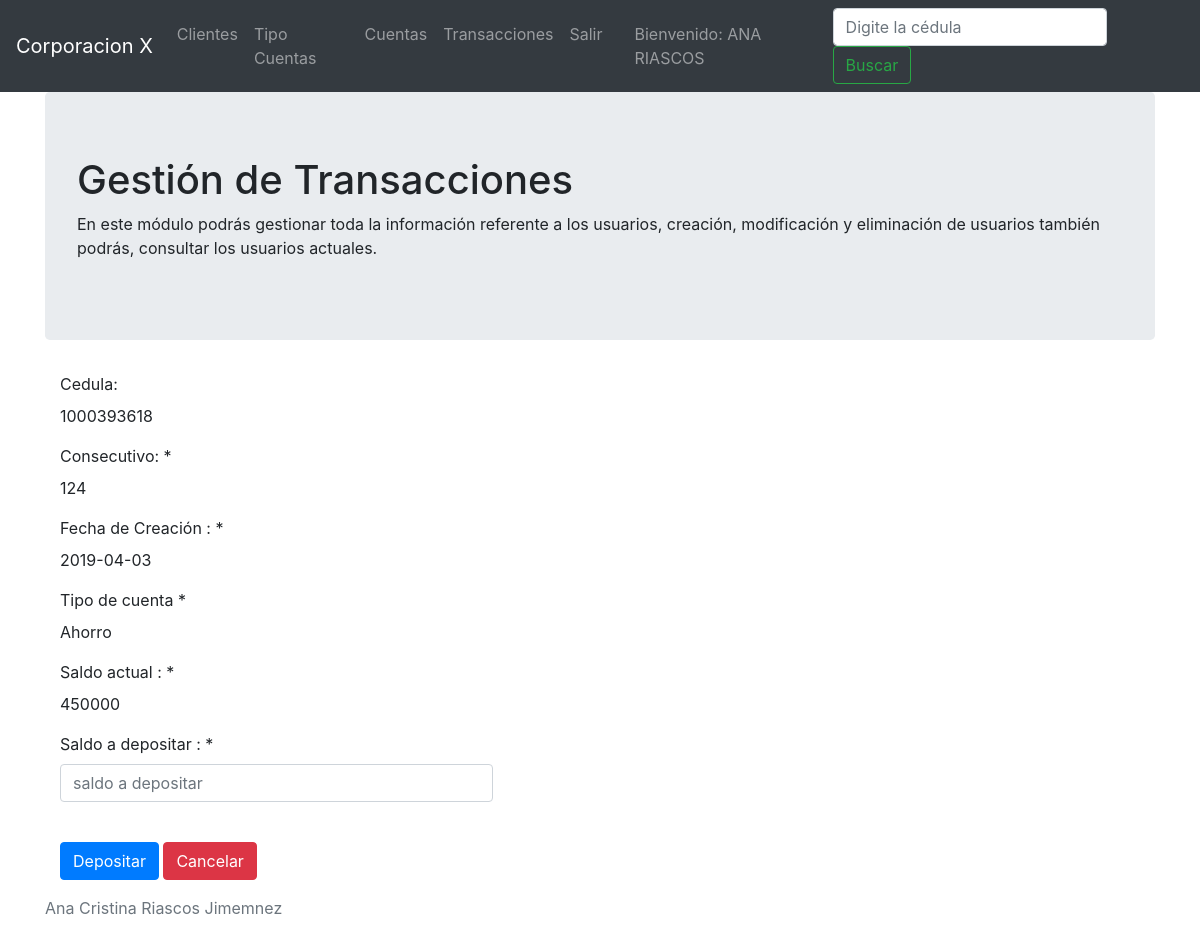
Screenshot of /controller/transacciones.php?accion=Depositar&id=1000393618&id2=124 (signed in) with the database file from the repository.
### tables this page shows
CREATE TABLE `cuentas` (
  `consecutivo` int(11) NOT NULL,
  `fechaCreacion` date DEFAULT NULL,
  `cedulaCliente` varchar(10) DEFAULT NULL,
  `idTipoCuenta` int(11) DEFAULT NULL,
  `saldo` int(11) DEFAULT NULL
);

CREATE TABLE `tipocuentas` (
  `idTipoCuenta` int(11) NOT NULL,
  `descripcion` varchar(50) DEFAULT NULL
);

### model/transaccionesM.php (called while the page is built, shortened)
<?php
    class transaccionesM {
		public static function findById($cedula, $consecutivo){
			include ("connection.php");
			$usuario =  mysqli_query($conexion,"select * from cuentas u where u.cedulaCliente  = '".$cedula."' and u.consecutivo = '".$consecutivo."';")
			or die("Problemas en el select".mysqli_error($conexion));
			return mysqli_fetch_array($usuario);
		}
    }

### view/transacciones/depositar.php (the view, shortened to what this page needs)
<div class="container">
	 <div class="jumbotron">
        <h1>Gestión de Transacciones</h1>
        <p>En este módulo podrás gestionar toda la información referente a los usuarios, creación, modificación y eliminación de usuarios
				también podrás, consultar los usuarios actuales.</p>
      </div>
<?php
	include ("../model/connection.php");
	$listaTipoCuentasSelect = mysqli_query($conexion,"select * from tipoCuentas;")
					or die("Problemas en el select".mysqli_error($conexion));
?>
	 <form class="form-horizontal" id="idForma" method="post" action="../controller/transacciones.php?accion=guardarDeposito">
		<fieldset>
        <div class="form-group">
            <label class="col-md-4 control-label" for="cedulaID">Cedula: </label>
            <div class="col-md-4">
            <?php echo $cuenta['cedulaCliente'] ?>
            </div>
        </div>
		<div class="form-group">
		  <label class="col-md-4 control-label" for="nombreCompletoID">Consecutivo: *</label>
		  <div class="col-md-5">
		  <?php echo $cuenta['consecutivo'] ?>
		  </div>
		</div>
		<div class="form-group">
		  <label class="col-md-4 control-label" for="fechaCreacionID">Fecha de Creación : *</label>
		  <div class="col-md-5">
          <?php echo $cuenta['fechaCreacion'] ?>
		  </div>
		</div>
		<div class="form-group">
		  <label class="col-md-4 control-label" for="idTipoCuentaID">Tipo de cuenta *</label>
		  <div class="col-md-2">
			<div class="input-group">
                <?php while($data = mysqli_fetch_array($listaTipoCuentasSelect)){ ?>
                    <?php if($data['idTipoCuenta'] == $cuenta['idTipoCuenta']){ echo $data['descripcion'];}else{echo "";}?>
                <?php } ?>
			</div>
		  </div>
		</div>
		<div class="form-group">
		  <label class="col-md-4 control-label" for="passID">Saldo actual : *</label>
		  <div class="col-md-5">
            <?php echo $cuenta['saldo'] ?>
		  </div>
		</div>
		<div class="form-group">
		  <label class="col-md-4 control-label" for="passID">Saldo a depositar : *</label>
		  <div class="col-md-5">
            <input id="saldoID" name="depositoID" class="form-control" placeholder="saldo a depositar" type="text" required="">
		  </div>
		</div>
		<div class="form-group">
		  <div class="col-md-8">
			<button class="btn btn-primary" type="submit" value="Depositar"><span class=" glyphicon glyphicon-floppy-saved"> </span> Depositar</button>
			<a href="../controller/transacciones.php?accion=listartransacciones" class="btn btn-danger"><span class="glyphicon glyphicon-floppy-remove"></span> Cancelar</a>
		  </div>
		</div>
		</fieldset>
	</form>
</div>

### rows the page displays
cuentas: cedulaCliente "1000393618", consecutivo "124", fechaCreacion "2019-04-03", saldo "450000"
tipocuentas: descripcion "Ahorro"

### other values shown
$_SESSION["nombre"] "ANA RIASCOS"
